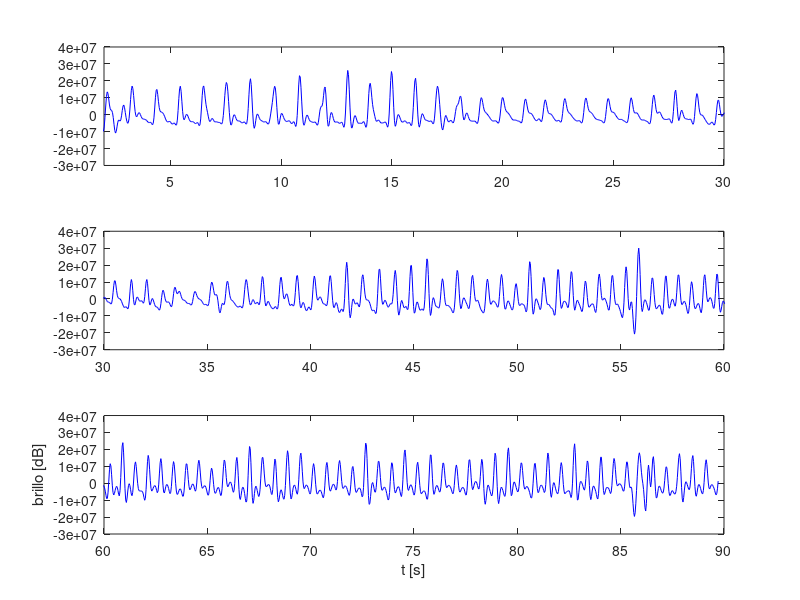

This figure's MATLAB source:
clear all;

addpath('/usr/share/octave/packages/signal-1.3.2'); %incluye el specgram

load intensidad_RGB.mat; % brillo, 1 es R, 2 es G, 3 es B.

video_length = length(brillo);

frec_video = 29.37; %frecuencia muestreo video
t_video = 1/(frec_video); %tiempo muestreo video

ejeXvideo = 0 : t_video : ((video_length-1)*t_video);

[b, a] = butter( 5, [0.5/frec_video , 10/frec_video]);

ida_vuelta = filtfilt(b, a, brillo(:,2));
%filtrado = filter(b, a, brillo(:,2));
filtrado = filter([-2 -1 0 1 2], 1, ida_vuelta);

figure;

subplot(3, 1, 1);
title('Senial filtro ida y vuelta');
%plot(ejeXvideo, brillo(:,2), 'g');
ylabel('brillo [dB]');
%hold on;
%subplot(3, 1, 2);
plot(ejeXvideo, filtrado, 'b');
%subplot(3, 1, 3);
%plot(ejeXvideo, ida_vuelta, 'k');
xlim([2 30]);
%ylim([-1e+07 1e+07]);

subplot(3, 1, 2);
%plot(ejeXvideo, brillo(:,2), 'g');
ylabel('brillo [dB]');
%hold on;
%subplot(3, 1, 2);
plot(ejeXvideo, filtrado, 'b');
%subplot(3, 1, 3);
%plot(ejeXvideo, ida_vuelta, 'k');
xlim([30 60]);
%ylim([-1e+07 1e+07]);

subplot(3, 1, 3);
%plot(ejeXvideo, brillo(:,2), 'g');
%hold on;
%subplot(3, 1, 2);
plot(ejeXvideo, filtrado, 'b');
%subplot(3, 1, 3);
%plot(ejeXvideo, ida_vuelta, 'k');
xlim([60 90]);
%ylim([-1e+07 1e+07]);
%%plot( ejeXvideo, brillo(:,2));
xlabel('t [s]');
ylabel('brillo [dB]');
%%legend('Curva simulada','Curva teorica','location','NorthEastOutside');
print -djpg imagenes/punto_10_filtro_ida_vuelta_cardiometro.jpg; %Octave
grid minor;

%DFT_senial_filtrada = fftshift(abs(fft(filtrado)));
%
%f = linspace(-frec_video/2, frec_video/2, video_length);
%
%figure;
%plot( f, DFT_senial_filtrada, 'g');
%xlabel('F [Hz]');
%ylabel('intensidad [modulo]');
%title('DFT de las seniales');
%print -djpg fft_filtrado_cardiometro.jpg; %Octave
%grid minor;
 
